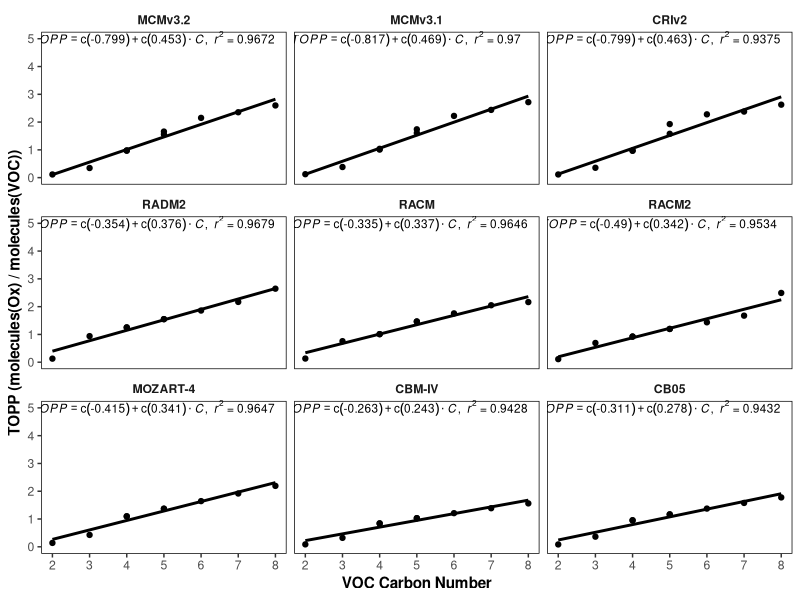
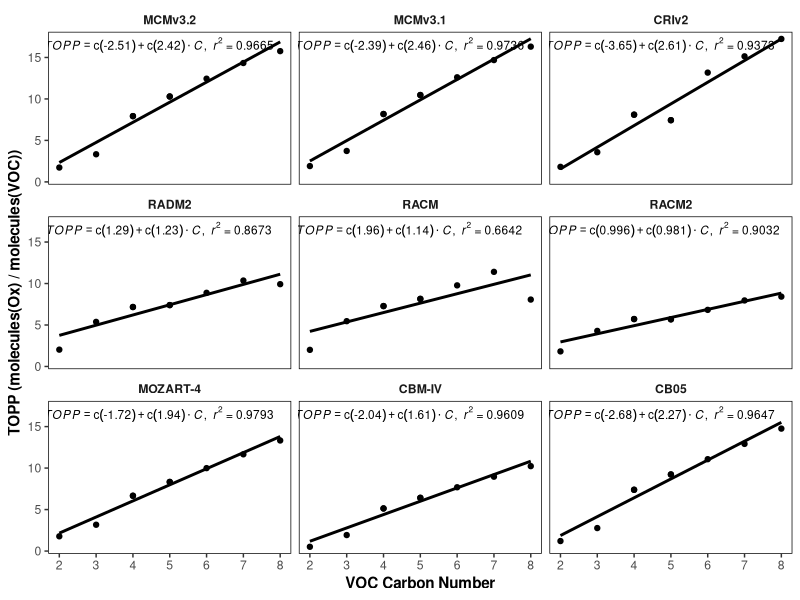

Source code (R) for these figures, in order:
#R script to plot first day TOPP vs carbon number of VOC
# Version 0: Jane Coates 5/1/2015

#maximum TOPP for all alkanes
cb05.data = data.frame(TOPP = c(0.0845172479748726, 0.3641597032547, 0.952807605266571, 0.952807605266571, 1.16583390916096, 1.16583390916096, 1.37504136562347, 1.57824206352234, 1.7769056558609), C = c(2, 3, 4, 4, 5, 5, 6, 7, 8), Mechanism = rep("CB05", 9), VOC = c("Ethane", "Propane", "Butane", "2-methylpropane", "Pentane", "2-methylbutane", "Hexane", "Heptane", "Octane"))
cbm4.data = data.frame(TOPP = c(0.0869439467787743, 0.321530640125275, 0.840508162975311, 0.842413246631622, 1.0273551940918, 1.03020417690277, 1.21066904067993, 1.38842666149139, 1.56198441982269), C = c(2, 3, 4, 4, 5, 5, 6, 7, 8), Mechanism = rep("CBM-IV", 9), VOC = c("Ethane", "Propane", "Butane", "2-methylpropane", "Pentane", "2-methylbutane", "Hexane", "Heptane", "Octane"))
cri.data = data.frame(TOPP = c(0.114152513444424, 0.354555159807205, 0.972761750221252, 0.967499315738678, 1.92756509780884, 1.57766127586365, 2.27819347381592, 2.37771153450012, 2.62646389007568), C = c(2, 3, 4, 4, 5, 5, 6, 7, 8), Mechanism = rep("CRIv2", 9), VOC = c("Ethane", "Propane", "Butane", "2-methylpropane", "Pentane", "2-methylbutane", "Hexane", "Heptane", "Octane"))
mcm1.data = data.frame(TOPP = c(0.12388314306736, 0.381832748651505, 1.03673362731934, 1.00873160362244, 1.7392680644989, 1.60785245895386, 2.22197437286377, 2.43809771537781, 2.71707463264465), C = c(2, 3, 4, 4, 5, 5, 6, 7, 8), Mechanism = rep("MCMv3.1", 9), VOC = c("Ethane", "Propane", "Butane", "2-methylpropane", "Pentane", "2-methylbutane", "Hexane", "Heptane", "Octane"))
mcm2.data = data.frame(TOPP = c(0.114175207912922, 0.346426695585251, 0.969126343727112, 0.97936624288559, 1.65823602676392, 1.56109619140625, 2.15132093429565, 2.35366010665894, 2.59780859947205), C = c(2, 3, 4, 4, 5, 5, 6, 7, 8), Mechanism = rep("MCMv3.2", 9), VOC = c("Ethane", "Propane", "Butane", "2-methylpropane", "Pentane", "2-methylbutane", "Hexane", "Heptane", "Octane"))
mozart.data = data.frame(TOPP = c(0.13925464451313, 0.426944702863693, 1.09604048728943, 1.09604048728943, 1.37005066871643, 1.37005066871643, 1.64406085014343, 1.91807103157043, 2.19208097457886), C = c(2, 3, 4, 4, 5, 5, 6, 7, 8),Mechanism = rep("MOZART-4", 9), VOC = c("Ethane", "Propane", "Butane", "2-methylpropane", "Pentane", "2-methylbutane", "Hexane", "Heptane", "Octane"))
radm2.data = data.frame(TOPP = c(0.128240107806014, 0.938689873136323, 1.25158647011066, 1.25158647011066, 1.55004024505615, 1.55004024505615, 1.86004837354024, 2.17005630334218, 2.64668227934553), C = c(2, 3, 4, 4, 5, 5, 6, 7, 8),Mechanism = rep("RADM2", 9), VOC = c("Ethane", "Propane", "Butane", "2-methylpropane", "Pentane", "2-methylbutane", "Hexane", "Heptane", "Octane"))
racm.data = data.frame(TOPP = c(0.131782606244087, 0.757677801724138, 1.01023706896552, 1.01023706896552, 1.46462202072144, 1.46462202072144, 1.75754626592, 2.05047070980072, 2.16452833411713), C = c(2, 3, 4, 4, 5, 5, 6, 7, 8), Mechanism = rep("RACM", 9), VOC = c("Ethane", "Propane", "Butane", "2-methylpropane", "Pentane", "2-methylbutane", "Hexane", "Heptane", "Octane"))
racm2.data = data.frame(TOPP = c(0.11060257256031, 0.692235628763835, 0.922980838351779, 0.922980838351779, 1.19709159646715, 1.19709159646715, 1.43650991576059, 1.67592832020351, 2.49343624223064), C = c(2, 3, 4, 4, 5, 5, 6, 7, 8), Mechanism = rep("RACM2", 9), VOC = c("Ethane", "Propane", "Butane", "2-methylpropane", "Pentane", "2-methylbutane", "Hexane", "Heptane", "Octane"))

full = rbind(cb05.data, cbm4.data, cri.data, mcm1.data, mcm2.data, mozart.data, radm2.data, racm.data, racm2.data)
full$Mechanism = factor(full$Mechanism, levels = c("MCMv3.2", "MCMv3.1", "CRIv2", "RADM2", "RACM", "RACM2", "MOZART-4", "CBM-IV", "CB05"))

#plotting 
library(ggplot2)
library(plyr)
library(Cairo)

lm_eqn = function(df){
    m = lm(TOPP ~ C, df);
    eq <- substitute(italic(TOPP) == a + b %.% italic(C)*","~~italic(r)^2~"="~r2, 
         list(a = format(coef(m)[1], digits = 3), 
              b = format(coef(m)[2], digits = 3), 
             r2 = format(summary(m)$r.squared, digits = 4)))
    as.character(as.expression(eq));
}
eqn = ddply(full, .(Mechanism), lm_eqn)

plot = ggplot(full, aes(x = C, y = TOPP))
plot = plot + geom_point()
plot = plot + geom_smooth(method = "lm", se = FALSE, colour = "black")
plot = plot + geom_text(data = eqn, aes(x = 4.7, y = 5, label = V1), size = 3, parse = TRUE)
plot = plot + facet_wrap( ~ Mechanism)
plot = plot + ylab("TOPP (molecules(Ox) / molecules(VOC))")
plot = plot + xlab("VOC Carbon Number")
plot = plot + scale_x_continuous(limits = c(2, 8), breaks = seq(2, 8, 1))
plot = plot + scale_y_continuous(limits = c(0, 5), breaks = seq(0, 5, 1))
plot = plot + theme_bw()
plot = plot + theme(axis.title = element_text(face = "bold"))
plot = plot + theme(strip.background = element_blank())
plot = plot + theme(strip.text = element_text(face = "bold"))
plot = plot + theme(panel.border = element_rect(colour = "black"))
plot = plot + theme(panel.grid = element_blank())

CairoPDF(file = "Alkanes_vs_C.pdf", width = 9, height = 12.7)
print(plot)
dev.off()

#cumulative data
cb05.sum = data.frame(TOPP = c(1.20671016722918, 2.77097161114216, 7.38695549964905, 7.38695549964905, 9.23091131448746, 9.23091131448746, 11.0736165046692, 12.9159500370983, 14.7577180862427), C = c(2, 3, 4, 4, 5, 5, 6, 7, 8), Mechanism = rep("CB05", 9))
cbm4.sum = data.frame(TOPP = c(0.514679666608572, 1.92855651676655, 5.13722425699234, 5.13722425699234, 6.41477179527283, 6.41477179527283, 7.68926954269408, 8.96287225268254, 10.2350900769234), C = c(2, 3, 4, 4, 5, 5, 6, 7, 8), Mechanism = rep("CBM-IV", 9))
cri.sum = data.frame(TOPP = c(1.81489448994398, 3.57785767316818, 8.10189753770828, 8.10189753770828, 7.43763422966003, 7.43763422966003, 13.171205163002, 15.1338886973831, 17.2316104471683), C = c(2, 3, 4, 4, 5, 5, 6, 7, 8), Mechanism = rep("CRIv2", 9))
mcm1.sum = data.frame(TOPP = c(1.90840931236744, 3.7286085486412, 8.18034851551057, 8.18034851551057, 10.4700429737568, 10.4700429737568, 12.6083653271198, 14.6831535813028, 16.3026970177889), C = c(2, 3, 4, 4, 5, 5, 6, 7, 8), Mechanism = rep("MCMv3.1", 9))
mcm2.sum = data.frame(TOPP = c(1.73118758946657, 3.33106312155723, 7.9264372587204, 7.9264372587204, 10.293275475502, 10.293275475502, 12.43832847476, 14.3289110839036, 15.7610485255718), C = c(2, 3, 4, 4, 5, 5, 6, 7, 8), Mechanism = rep("MCMv3.2", 9))
mozart.sum = data.frame(TOPP = c(1.77771823108196, 3.17198884487152, 6.66308099031449, 6.66308099031449, 8.32885110378265, 8.32885110378265, 9.99462133646011, 11.6603919863701, 13.326161980629), C = c(2, 3, 4, 4, 5, 5, 6, 7, 8), Mechanism = rep("MOZART-4", 9))
radm2.sum = data.frame(TOPP = c(2.02861285815918, 5.37516803577029, 7.16689056363599, 7.16689056363599, 7.3984299848477, 7.3984299848477, 8.87811621030172, 10.3578020632267, 9.92148317351077), C = c(2, 3, 4, 4, 5, 5, 6, 7, 8), Mechanism = rep("RADM2", 9))
racm.sum = data.frame(TOPP = c(2.00438816845417, 5.46073749147613, 7.28098334937261, 7.28098334937261, 8.14680402477582, 8.14680402477582, 9.77616469065348, 11.4055256545544, 8.06489229813425), C = c(2, 3, 4, 4, 5, 5, 6, 7, 8), Mechanism = rep("RACM", 9))
racm2.sum = data.frame(TOPP = c(1.81824918091297, 4.28776832090484, 5.71702430645625, 5.71702430645625, 5.685094712036, 5.685094712036, 6.82211367147309, 7.95913251382964, 8.42073631125379), C = c(2, 3, 4, 4, 5, 5, 6, 7, 8), Mechanism = rep("RACM2", 9))

sum = rbind(cb05.sum, cbm4.sum, cri.sum, mcm1.sum, mcm2.sum, mozart.sum, radm2.sum, racm.sum, racm2.sum)
sum$Mechanism = factor(sum$Mechanism, levels = c("MCMv3.2", "MCMv3.1", "CRIv2", "RADM2", "RACM", "RACM2", "MOZART-4", "CBM-IV", "CB05"))

sum.eqn = ddply(sum, .(Mechanism), lm_eqn)

plot = ggplot(sum, aes(x = C, y = TOPP))
plot = plot + geom_point()
plot = plot + geom_smooth(method = "lm", se = FALSE, colour = "black")
plot = plot + geom_text(data = sum.eqn, aes(x = 4.7, y = 16.5, label = V1), size = 3, parse = TRUE)
plot = plot + facet_wrap( ~ Mechanism)
plot = plot + ylab("TOPP (molecules(Ox) / molecules(VOC))")
plot = plot + xlab("VOC Carbon Number")
plot = plot + scale_x_continuous(limits = c(2, 8), breaks = seq(2, 8, 1))
plot = plot + theme_bw()
plot = plot + theme(axis.title = element_text(face = "bold"))
plot = plot + theme(strip.background = element_blank())
plot = plot + theme(strip.text = element_text(face = "bold"))
plot = plot + theme(panel.border = element_rect(colour = "black"))
plot = plot + theme(panel.grid = element_blank())

CairoPDF(file = "Alkanes_vs_C_sum.pdf", width = 9, height = 12.7)
print(plot)
dev.off()
